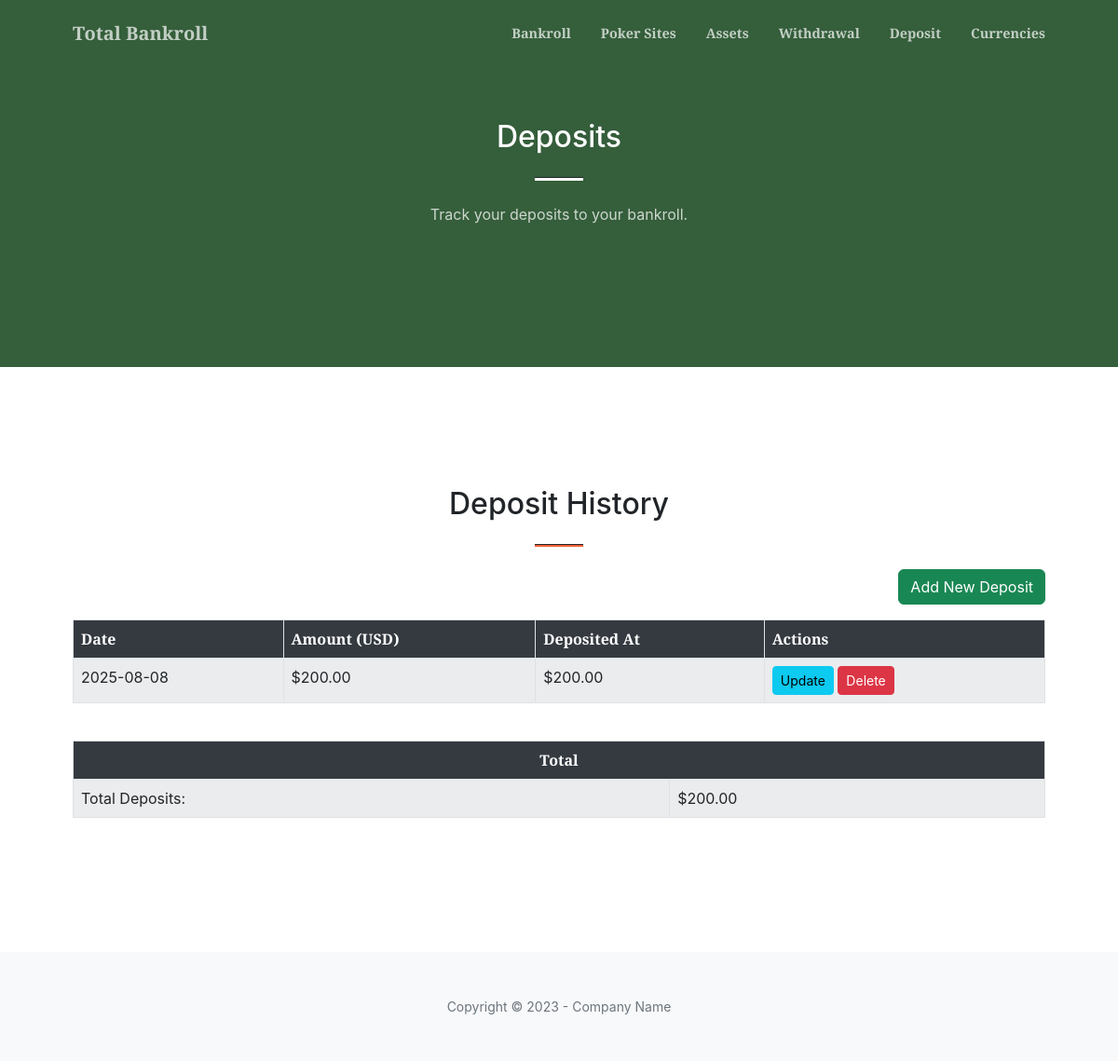
The page /deposit on the database its author committed.
### tables this page shows
CREATE TABLE deposits (
    id INTEGER PRIMARY KEY AUTOINCREMENT,
    date TEXT NOT NULL,
    amount REAL NOT NULL,
    deposited_at REAL NOT NULL,
    last_updated TEXT NOT NULL,
    currency TEXT NOT NULL DEFAULT 'Dollar'
);

### src/total_bankroll/main.py (the view)
@app.route("/deposit")
def deposit():
    db = get_db()
    poker_sites_data = db.execute("""
        SELECT
            SUM(amount) AS current_total
        FROM sites
        WHERE last_updated = (SELECT MAX(last_updated) FROM sites)
    """).fetchone()
    current_poker_total = poker_sites_data['current_total'] if poker_sites_data and poker_sites_data['current_total'] is not None else 0
    assets_data = db.execute("""
        SELECT
            SUM(amount) AS current_total
        FROM assets
        WHERE last_updated = (SELECT MAX(last_updated) FROM assets)
    """).fetchone()
    current_asset_total = assets_data['current_total'] if assets_data and assets_data['current_total'] is not None else 0
    total_withdrawals = db.execute("SELECT SUM(amount) FROM drawings").fetchone()[0]
    if total_withdrawals is None:
        total_withdrawals = 0
    total_net_worth = current_poker_total + current_asset_total - total_withdrawals
    deposit_data = db.execute("SELECT id, date, CAST(amount AS REAL) as amount, CAST(deposited_at AS REAL) as deposited_at, last_updated, currency FROM deposits").fetchall()
    today = datetime.now().strftime("%Y-%m-%d")
    currencies = db.execute("""
        SELECT name FROM currency
        ORDER BY
            CASE name
                WHEN 'US Dollar' THEN 1
                WHEN 'British Pound' THEN 2
                WHEN 'Euro' THEN 3
                ELSE 4
            END,
            name
    """).fetchall()
    return render_template("deposit.html", deposits=deposit_data, today=today, total_net_worth=total_net_worth, currencies=currencies)

### src/total_bankroll/main.py (called while the page is built)
def get_db():
    conn = sqlite3.connect(DATABASE)
    conn.row_factory = sqlite3.Row
    return conn

### src/total_bankroll/templates/deposit.html
{% extends "base.html" %}
{% block content %}
<section class="page-section bg-primary" id="deposit">
    <div class="container px-4 px-lg-5">
        <div class="row gx-4 gx-lg-5 justify-content-center">
            <div class="col-lg-8 text-center">
                <h2 class="text-white mt-0">Deposits</h2>
                <hr class="divider divider-light" />
                <p class="text-white-75 mb-4">Track your deposits to your bankroll.</p>
            </div>
        </div>
    </div>
</section>
<section class="page-section" id="portfolio">
    <div class="container px-4 px-lg-5">
        <h2 class="text-center mt-0">Deposit History</h2>
        <hr class="divider" />
        <div class="row gx-4 gx-lg-5">
            <div class="col-lg-12 text-end mb-3">
                <button type="button" class="btn btn-success" data-bs-toggle="modal" data-bs-target="#generalModal" data-url="{{ url_for('add_deposit') }}">Add New Deposit</button>
            </div>
            <div class="col-lg-12">
                <div class="table-responsive">
                    <table class="table table-striped table-bordered">
                        <thead class="table-header-dark">
                            <tr>
                                <th scope="col">Date</th>
                                <th scope="col">Amount (USD)</th>
                                <th scope="col">Deposited At</th>
                                <th scope="col">Actions</th>
                            </tr>
                        </thead>
                        <tbody>
                            {% for deposit_item in deposits %}
                                <tr>
                                    <td>{{ deposit_item.date }}</td>
                                    <td>${{ "%.2f" | format(deposit_item.amount) }}</td>
                                    <td>${{ "%.2f" | format(deposit_item.deposited_at) }}</td>
                                    <td>
                                        <a href="#" class="btn btn-sm btn-info update-modal-btn" data-bs-toggle="modal" data-bs-target="#generalModal" data-url="{{ url_for('update_deposit', deposit_id=deposit_item.id) }}">Update</a>
                                        <a href="#" class="btn btn-sm btn-danger delete-modal-btn" data-bs-toggle="modal" data-bs-target="#generalModal" data-url="{{ url_for('confirm_delete', item_type='deposit', item_id=deposit_item.id) }}">Delete</a>
                                    </td>
                                </tr>
                            {% endfor %}
                        </tbody>
                    </table>
                </div>
                <div class="table-responsive mt-4">
                    <table class="table table-striped table-bordered">
                        <thead class="table-header-dark">
                            <tr>
                                <th scope="col" colspan="2" class="text-center">Total</th>
                            </tr>
                        </thead>
                        <tbody>
                            <tr>
                                <td>Total Deposits:</td>
                                <td>${{ "%.2f" | format(deposits | sum(attribute='amount')) }}</td>
                            </tr>
                        </tbody>
                    </table>
                </div>
            </div>
        </div>
    </div>
</section>
{% endblock %}

### rows shown on the page
deposits: date "2025-08-08", amount "200.00", deposited_at "200.00"

### other values the page prints
{{ "%.2f" | format(deposits | sum(attribute='amount')) }} "200.00"
